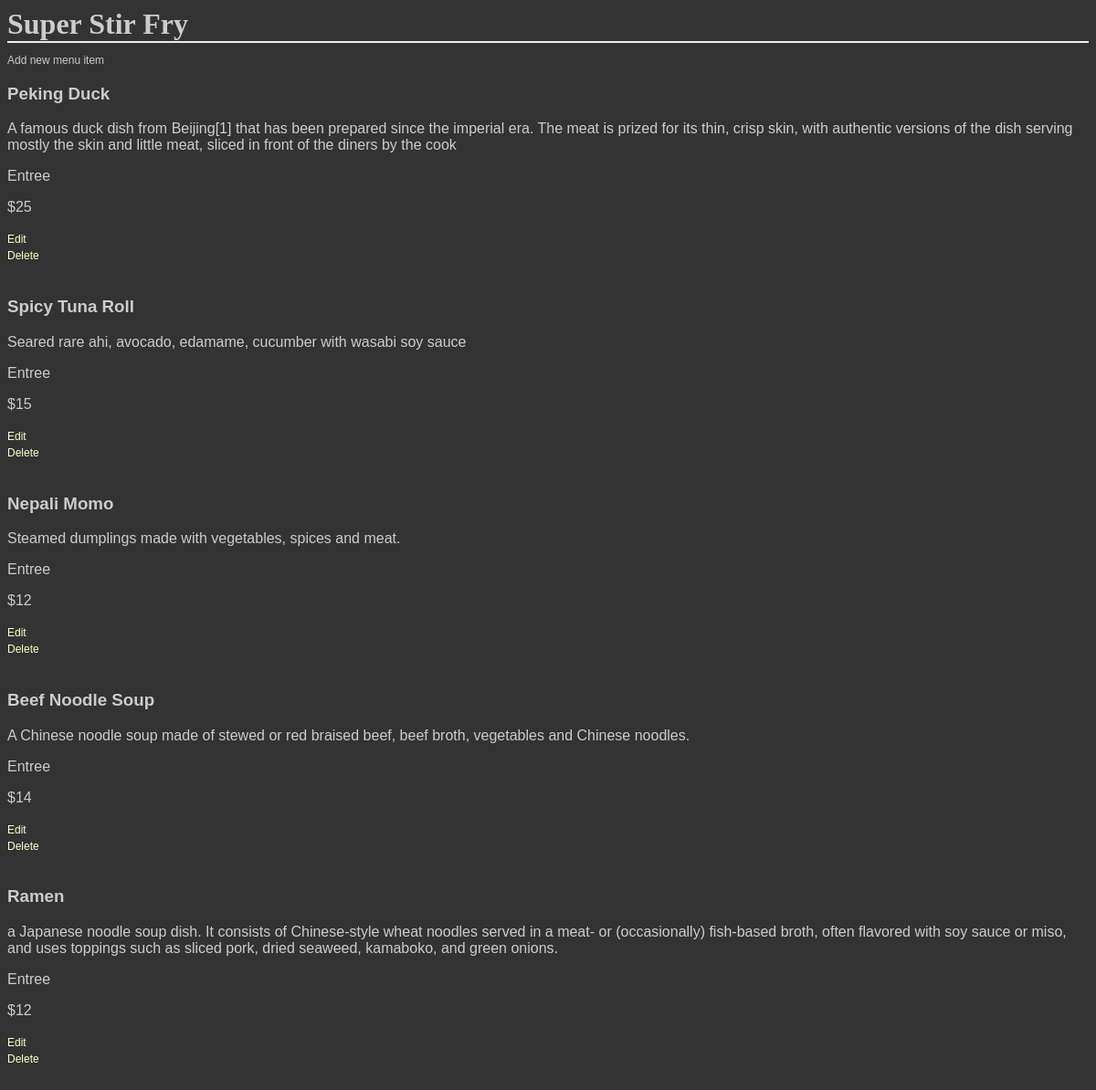
The app's page /restaurants/2/menu, older data.
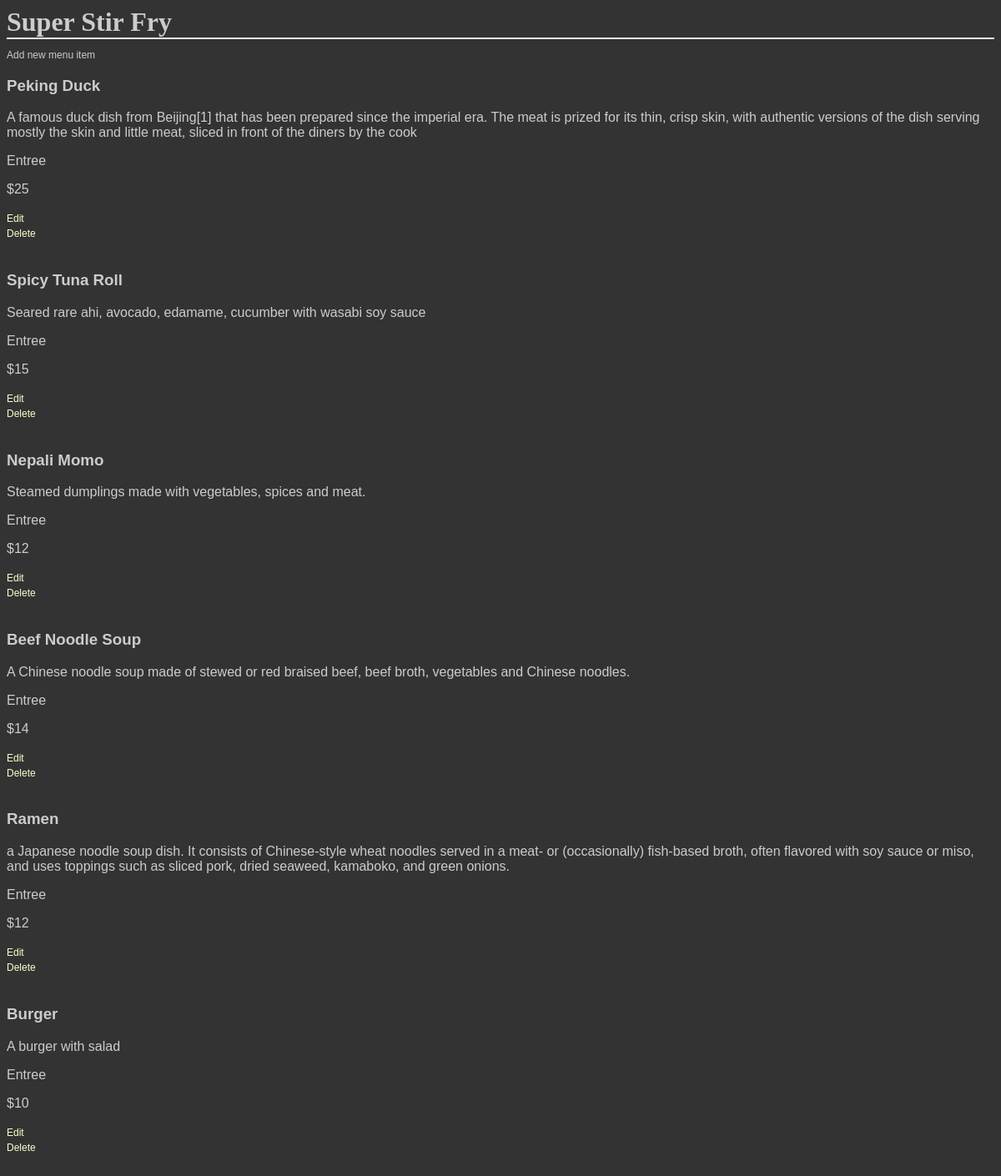
The same page, newer data.
### database_setup.py (models this page shows, shortened)
class Restaurant(Base):
	__tablename__ = "restaurant"
	name = Column(String(80), nullable=False)
	id = Column(Integer, primary_key=True)

class MenuItem(Base):
	__tablename__ = "menu_item"
	name = Column(String(80), nullable=False)
	id = Column(Integer, primary_key=True)
	course = Column(String(250))
	description = Column(String(250))
	price = Column(String(8))
	restaurant_id = Column(Integer, ForeignKey("restaurant.id"))
	restaurant = relationship(Restaurant)

### final_project.py (the view)
@app.route('/restaurants/<int:restaurant_id>/menu')
def show_restaurant_with_id(restaurant_id):
	restaurant = session.query(Restaurant).filter_by(id=restaurant_id).one()
	items = session.query(MenuItem).filter_by(restaurant_id=restaurant_id).all()
	for i in range(len(items)):
		if not '$' in items[i].price:
			items[i].price = '$' + items[i].price
	return render_template('menu.html', items=items, restaurant=restaurant)

### templates/menu.html (shortened to what this page needs)
<!DOCTYPE html>
<html>
	<head>
		<link rel="stylesheet" type="text/css" href="styles.css">
	</head>
	<body>
		<h1>{{restaurant.name}}</h1>
		<a href='{{url_for("create_menu_item", restaurant_id=restaurant.id)}}'><p>Add new menu item<p></a>
		{% for item in items %}
			<div>
				<h3>{{item.name}}</h3>
				<p>{{item.description}}</p>
				<p>{{item.course}}</p>
				<p>{{item.price}}</p>
				<a href='{{url_for("edit_menu_item", restaurant_id=restaurant.id, menu_id=item.id)}}'>Edit</a><br/>
				<a href='{{url_for("delete_menu_item", restaurant_id=restaurant.id, menu_id=item.id)}}'>Delete</a><br/><br/>
			</div>
		{% endfor %}
	</body>
</html>

### static/styles.css (style rules this page uses)
body { font-family: sans-serif; background-color: #333333; background-image: url('https://cloud.githubusercontent.com/assets/9041401/6119508/7cbced14-b07e-11e4-9dbd-f01488203879.jpg') }
h1, h2, h3, h4 { color: #CCCCCC; }
h1, h2 { font-family: 'Georgia', serif; margin: 0; }
h1 { border-bottom: 2px solid #eee; }
p { color: #CCCCCC; }
a { text-decoration: none; color:#FFFFCC; font-size: .75em; }

Row changes from the older to the newer data that the page shows:
added MenuItem: name "Burger", description "A burger with salad", course "Entree", price "$10"
